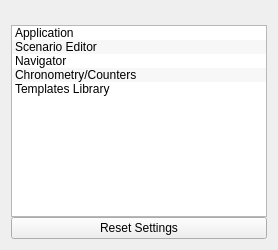
        <widget class="QWidget" name="layoutWidget">
         <layout class="QVBoxLayout" name="verticalLayout_2">
          <property name="spacing">
           <number>0</number>
          </property>
          <item>
           <widget class="QLabel" name="topLeftEmptyLabel">
            <property name="text">
             <string/>
            </property>
           </widget>
          </item>
          <item>
           <widget class="QListWidget" name="categories">
            <property name="sizePolicy">
             <sizepolicy hsizetype="Preferred" vsizetype="Expanding">
              <horstretch>0</horstretch>
              <verstretch>0</verstretch>
             </sizepolicy>
            </property>
            <property name="editTriggers">
             <set>QAbstractItemView::NoEditTriggers</set>
            </property>
            <property name="alternatingRowColors">
             <bool>true</bool>
            </property>
            <property name="selectionBehavior">
             <enum>QAbstractItemView::SelectRows</enum>
            </property>
            <property name="iconSize">
             <size>
              <width>36</width>
              <height>36</height>
             </size>
            </property>
            <item>
             <property name="text">
              <string>Application</string>
             </property>
             <property name="icon">
              <iconset resource="../../../scenarist-core/Resources/Resources.qrc">
               <normaloff>:/Graphics/Icons/settings_application.png</normaloff>:/Graphics/Icons/settings_application.png</iconset>
             </property>
            </item>
            <item>
             <property name="text">
              <string>Scenario Editor</string>
             </property>
             <property name="icon">
              <iconset resource="../../../scenarist-core/Resources/Resources.qrc">
               <normaloff>:/Graphics/Icons/settings_text_editor.png</normaloff>:/Graphics/Icons/settings_text_editor.png</iconset>
             </property>
            </item>
            <item>
             <property name="text">
              <string>Navigator</string>
             </property>
             <property name="icon">
              <iconset resource="../../../scenarist-core/Resources/Resources.qrc">
               <normaloff>:/Graphics/Icons/settings_navigator.png</normaloff>:/Graphics/Icons/settings_navigator.png</iconset>
             </property>
            </item>
            <item>
             <property name="text">
              <string>Chronometry/Counters</string>
             </property>
             <property name="icon">
              <iconset resource="../../../scenarist-core/Resources/Resources.qrc">
               <normaloff>:/Graphics/Icons/settings_chronometry.png</normaloff>:/Graphics/Icons/settings_chronometry.png</iconset>
             </property>
            </item>
            <item>
             <property name="text">
              <string>Templates Library</string>
             </property>
             <property name="icon">
              <iconset resource="../../../scenarist-core/Resources/Resources.qrc">
               <normaloff>:/Graphics/Icons/style.png</normaloff>:/Graphics/Icons/style.png</iconset>
             </property>
            </item>
           </widget>
          </item>
          <item>
           <widget class="QPushButton" name="resetSettings">
            <property name="text">
             <string>Reset Settings</string>
            </property>
           </widget>
          </item>
         </layout>
        </widget>
